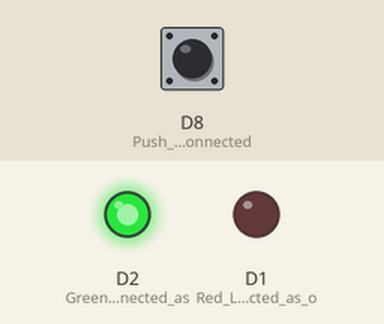
The sketch below on a simulated ESP8266 (Wemos D1 mini). Shown: output pins drawn as LEDs (lit = HIGH). The inputs (shaded band) are chosen by the test bench; at power-on: D8 (Push_button_is_connected) LOW. WiFi joins after 1.5 s; servers stay silent unless stated; what the sketch prints to the serial monitor is not drawn.

Above: at 1.6 s.
At 5.7 s:
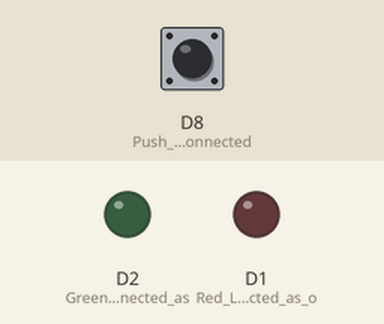
5.8 s: D8 (Push_button_is_connected) pulled HIGH for 0.15 s
Timing chart, 0 to 8.8 s (numbered marks = the images above; inputs shaded):
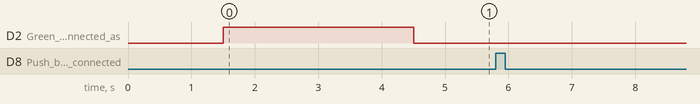

The sketch:

SOS.ino
```cpp
#include <ESP8266WiFi.h>     //Including ESP Libraries

int buttonState;                 // Initialising Button state

const char* wifi_ssid = "DT_LAB";         // Put the WiFi Name
const char* wifi_password = "fthu@050318";            // Put the WiFi Password
WiFiClient client;

const char* host = "maker.ifttt.com";       // Write the host name
const int http_port = 80;                          // Port has to be 80,Transfer of data between Wemos and IFTTT
const char* ifttt_key = "iYihj3KyPFEwyVRuJzEb";  // IFTTT key you will receive from IFTTT applet
const char* event_name = "sos";          // Name of the project which you have mentioned in IFTTT

void setup()
{
  buttonState = 0;    // Push button state

  Serial.begin(115200);   // Serial Monitor baud rate,

  WiFi.begin(wifi_ssid, wifi_password);
  int i=0;                  //Integer is zero, that means push button is not pressed
  while (WiFi.status() != WL_CONNECTED && i<50) {
    delay(500);
    Serial.print(".");   //Once the Wemos connected with internet wifi it will show on serial monitor
  }

pinMode(D1, OUTPUT);    // Red LED Is connected as output
 pinMode(D2, OUTPUT);   //Green LED is connected as output
 if(WiFi.status() != WL_CONNECTED){
  digitalWrite(D1, HIGH);
  delay(3000);
  digitalWrite(D1, LOW);  //If Wemos is not connected with with internet then Red LED will glow for 3 Seconds
  }
 if(WiFi.status() == WL_CONNECTED){
   digitalWrite(D2, HIGH);
   delay(3000);
   digitalWrite(D2, LOW); //If Wemos is connected with internet then Green LED will glow for 3 Seconds
  }

  pinMode(D8, INPUT);      //Push button is connected at D8 as input
}


void loop()
{
  buttonState = digitalRead(D8);   //It will read the state of the push button
  if (buttonState == 1) {                  // If the state of the push button is 1 (Pressed)
    if (!client.connect(host, http_port)){
       Serial.println("connection failed");   // If event sending failed it will show massage on Serial monitor
       return;
     }
    Serial.print("Triggering Event: ");    // If event sending is done it will show massage on Serial monitor
    Serial.println(event_name);
    client.print(String("POST ") + "/trigger/" +event_name+ "/with/key/" +ifttt_key + " HTTP/1.1\r\n" +
    "Host: " + host +"\r\n" +
    "Content-Type: application/x-www-form-urlencoded\r\n" +
    "Content-Length: 13\r\n\r\n" +
    "value1=......\r\n");
    delay(1000);                     //It will trigger the IFTTT event and you will received the Email

  } }
```

Measured:
- after the input at 5.8 s, every drawn part: stays the same
